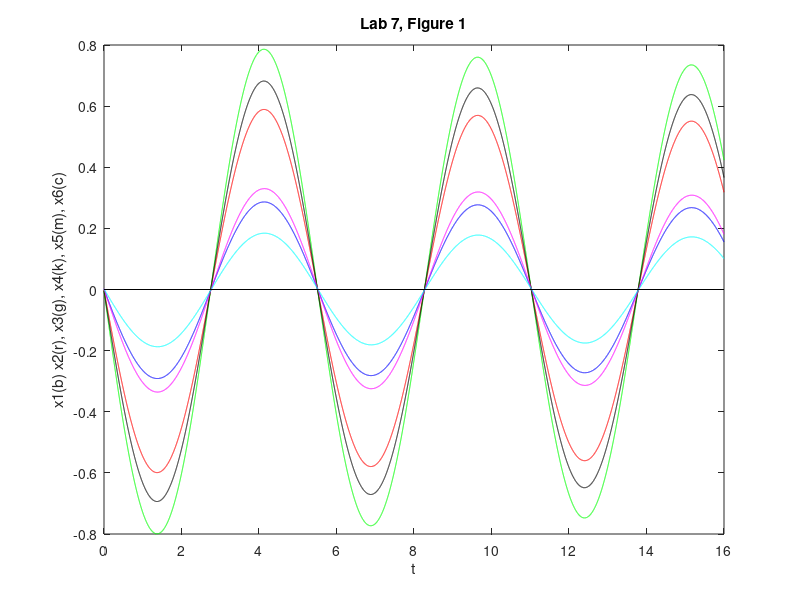
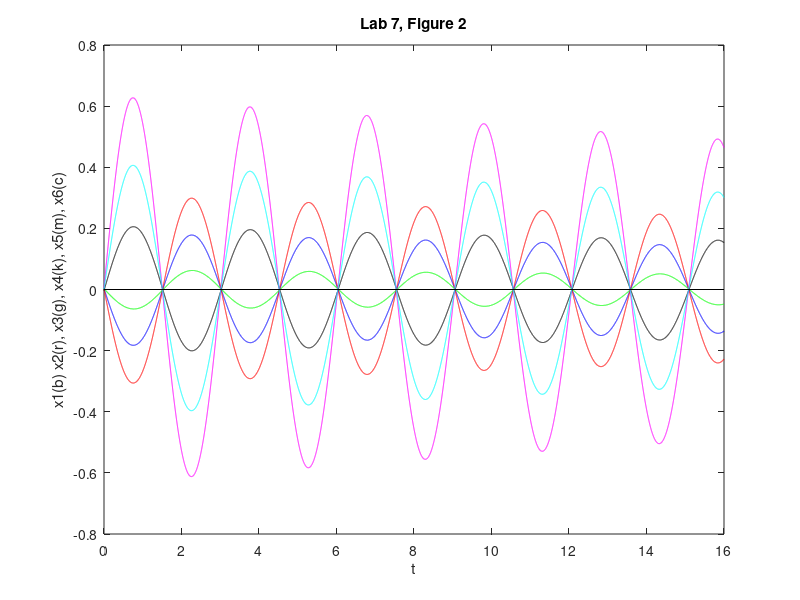
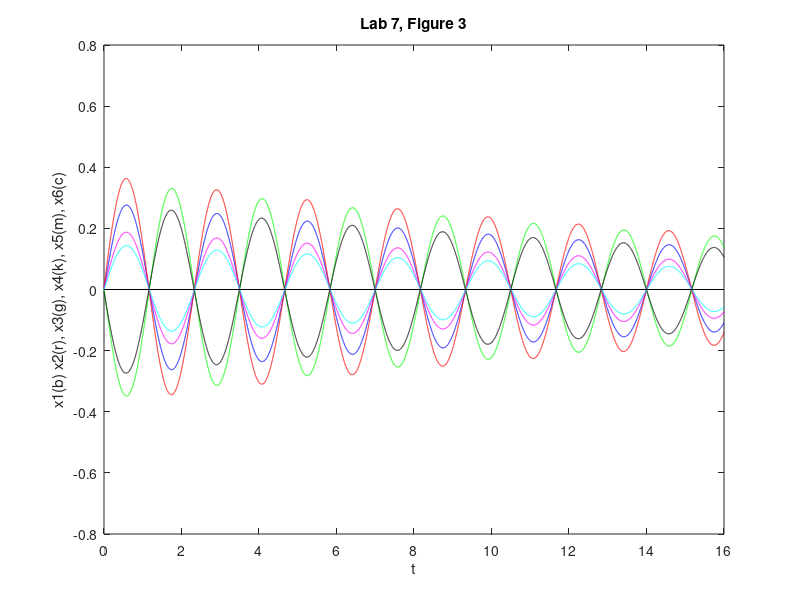
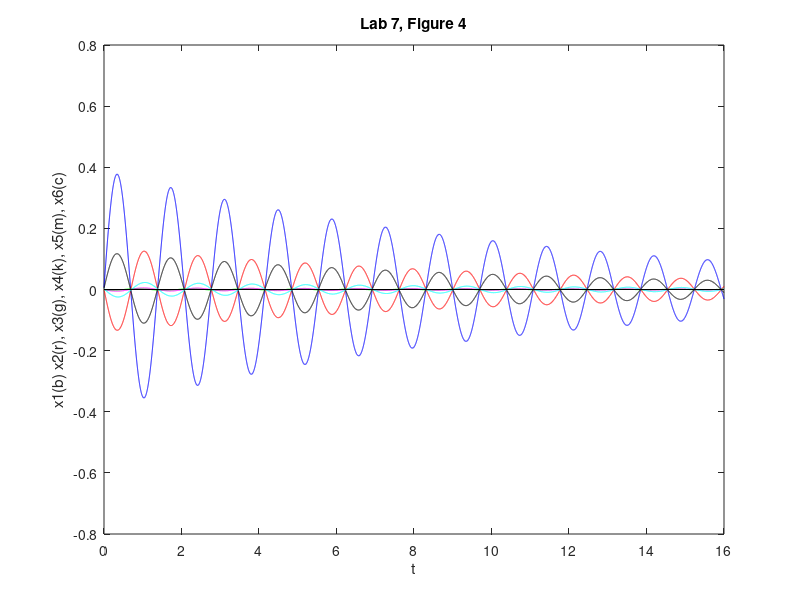

These charts were generated, in order, by the following MATLAB code:
%Jorie Noll
%Lab 7

m1 = .4;
m2 = .7;
m3 = .7;
m4 = .2;
m5 = .6;
m6 = .4;

k1 = 3.9;
k2 = 3.2;
k3 = 2.2;
k4 = 2.7;
k5 = 1.3;
k6 = 4.9;
k7 = 4.4;

c1 = .016;
c2 = .036;
c3 = .028;
c4 = .014;
c5 = .032;
c6 = .024;
c7 = .012;

A11 = [ 0 0 0 0 0 0
        0 0 0 0 0 0
        0 0 0 0 0 0
        0 0 0 0 0 0
        0 0 0 0 0 0
        0 0 0 0 0 0];
    
A12 = [ 1 0 0 0 0 0
        0 1 0 0 0 0
        0 0 1 0 0 0
        0 0 0 1 0 0
        0 0 0 0 1 0
        0 0 0 0 0 1];

A21 = [-(k1+k2)/m1 k2/m1 0 0 0 0
    k2/m2 -(k2+k3)/m2 k3/m2 0 0 0
    0 k3/m3 -(k3+k4)/m3 k4/m3 0 0
    0 0 k4/m4 -(k4+k5)/m4 k5/m4 0
    0 0 0 k5/m5 -(k5+k6)/m5 k6/m5
    0 0 0 0 k6/m6 -(k6+k7)/m6];

A22 = [-(c1+c2)/m1 c2/m1 0 0 0 0
        c2/m2 -(c2+c3)/m2 c3/m2 0 0 0
        0 c3/m3 -(c3+c4)/m3 c4/m3 0 0
        0 0 c4/m4 -(c4+c5)/m4 c5/m4 0
        0 0 0 c5/m5 -(c5+c6)/m5 c6/m5
        0 0 0 0 c6/m6 -(c6+c7)/m6];
    
A = [A11 A12
     A21 A22];
 
[eigvec, eigval] = eig(A);
line1x = [0 16];
line1y = [0 0];
t = 0:.001:16;

titles(1,:) = 'Lab 7, Figure 1';
titles(2,:) = 'Lab 7, Figure 2';
titles(3,:) = 'Lab 7, Figure 3';
titles(4,:) = 'Lab 7, Figure 4';
titles(5,:) = 'Lab 7, Figure 5';
titles(6,:) = 'Lab 7, Figure 6';

n = 0;

for k = 11:-2:1
    alpha = real( eigval(k,k) );
    beta = imag( eigval(k,k) );
    omega = sqrt( alpha^2 + beta^2 );
    zeta = -alpha/omega;
    n = n + 1;
    w = omega * sqrt(1 - zeta^2);
    
    a1 = real(eigvec(1,k));
    b1 = imag(eigvec(1,k));
    a2 = real(eigvec(2,k));
    b2 = imag(eigvec(2,k));
    a3 = real(eigvec(3,k));
    b3 = imag(eigvec(3,k));
    a4 = real(eigvec(4,k));
    b4 = imag(eigvec(4,k));
    a5 = real(eigvec(5,k));
    b5 = imag(eigvec(5,k));
    a6 = real(eigvec(6,k));
    b6 = imag(eigvec(6,k));
    
    x1 = 2 * exp(alpha*t) .* (a1*cos(w*t) + b1*sin(w*t));
    x2 = 2 * exp(alpha*t) .* (a2*cos(w*t) + b2*sin(w*t));
    x3 = 2 * exp(alpha*t) .* (a3*cos(w*t) + b3*sin(w*t));
    x4 = 2 * exp(alpha*t) .* (a4*cos(w*t) + b4*sin(w*t));
    x5 = 2 * exp(alpha*t) .* (a5*cos(w*t) + b5*sin(w*t));
    x6 = 2 * exp(alpha*t) .* (a6*cos(w*t) + b6*sin(w*t));
    
    figure(n);
    
    amp = abs([b1, b2, b3, b4, b5, b6]);
    amp = sort(amp);
    max = amp(6);
    min = amp(1);
    
    fprintf('Mode %d: Frequency=%.5f Max Amplitude=%.5f Min Amplitude = %.5f\n', n, w/(2*pi), max, min);    
    
    plot(t, x1, 'b', t, x2, 'r', t, x3, 'g', t, x4, 'k', t, x5, 'm', t, x6, 'c', line1x, line1y, 'k');
    axis([0 16 -.8 .8]);
    set(gca,'xtick',0:2:16);
    set(gca,'ytick',-.8:0.2:.8);    
    xlabel('t');
    ylabel('x1(b) x2(r), x3(g), x4(k), x5(m), x6(c)');
    title(titles(n, :));    
end

